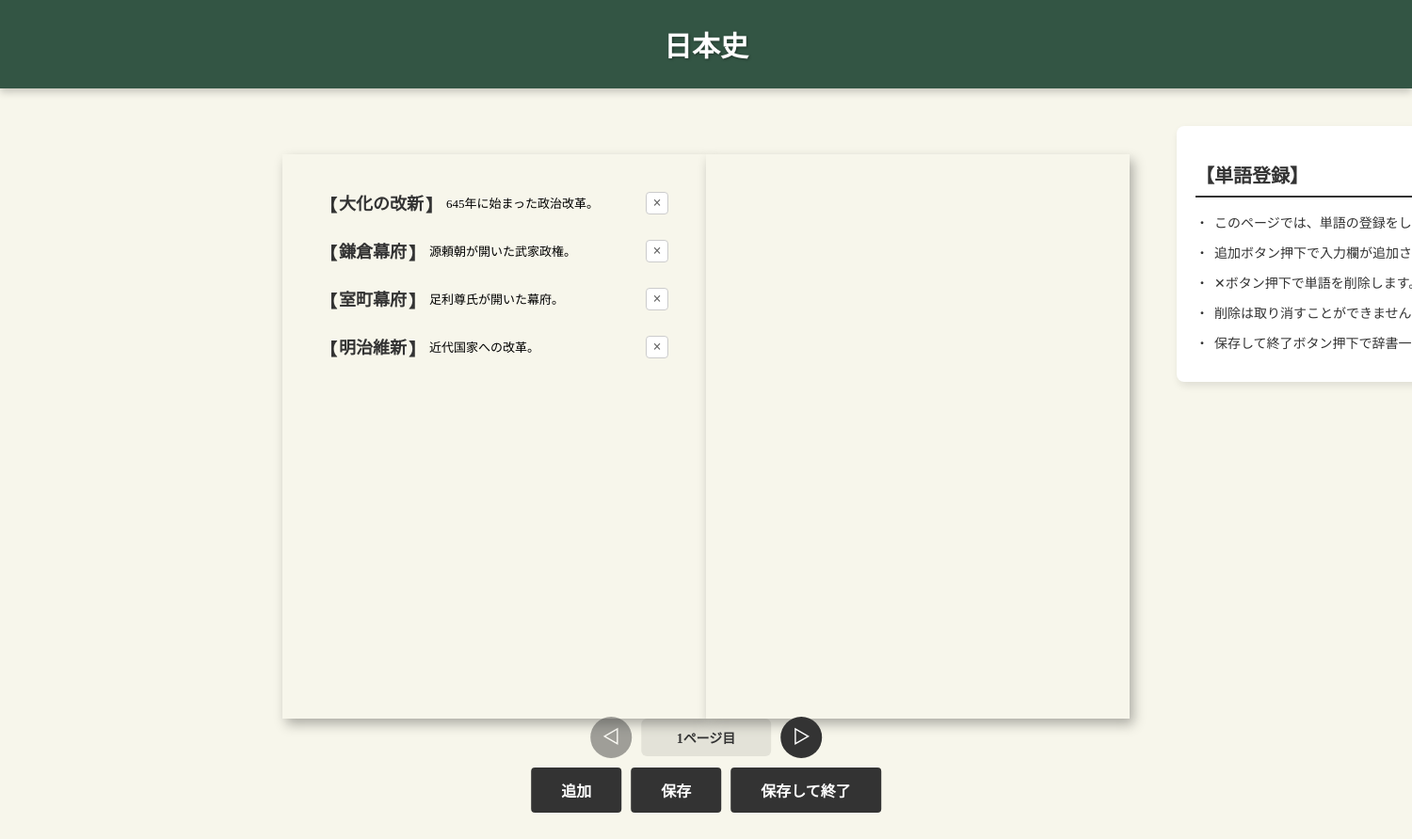
The app's page /add-words/6/0 with its own data.
### app/models.py (models this page shows, shortened)
class Dictionary(db.Model):
    __tablename__ = "dictionaries"
    id = db.Column(db.Integer, primary_key=True)
    title = db.Column(db.String(100))
    cover_color = db.Column(db.String(20))
    created_at = db.Column(db.DateTime, nullable=False, default=datetime.utcnow)
    updated_at = db.Column(db.DateTime, nullable=False, default=datetime.utcnow, onupdate=datetime.utcnow)
    is_favorite = db.Column(db.Boolean, nullable=False, default=False)

class Word(db.Model):
    __tablename__ = "words"
    id = db.Column(db.Integer, primary_key=True)
    word = db.Column(db.String(100))
    definition = db.Column(db.Text)
    line_count = db.Column(db.Integer)
    page_index = db.Column(db.Integer)
    dictionary_id = db.Column(db.Integer, db.ForeignKey("dictionaries.id", ondelete="CASCADE"), nullable=False)

### app/routes.py (the view)
@main.route('/add-words/<int:dictionary_id>/<int:page>')
def add_words(dictionary_id, page):
    dictionary = Dictionary.query.get(dictionary_id)
    if not dictionary:
        return redirect(url_for('main.index'))
    reflow_dictionary_words(dictionary_id)
    cover_color = dictionary.cover_color
    words = (Word.query
            .filter_by(dictionary_id=dictionary_id, page_index=page)
            .order_by(Word.id)
            .all())
    left_words = []
    right_words = []
    left_lines = 0
    right_lines = 0
    for word in words:
        lines = 1 + (word.line_count or 2)
        if left_lines + lines <= MAX_LINES_PER_PAGE:
            left_words.append(word)
            left_lines += lines
        elif right_lines + lines <= MAX_LINES_PER_PAGE:
            right_words.append(word)
            right_lines += lines
        else:
            right_words.append(word)
    return render_template('add_words.html',
                            dictionary=dictionary,
                            cover_color=cover_color,
                            page=page,
                            left_words=left_words,
                            right_words=right_words)

### app/routes.py (called while the page is built)
def reflow_dictionary_words(dictionary_id: int):
    words = Word.query.filter_by(dictionary_id=dictionary_id).order_by(Word.id).all()
    page_index = 0
    left_lines = 0
    right_lines = 0
    for word in words:
        lines = 1 + (word.line_count or 2)
        if left_lines + lines <= MAX_LINES_PER_PAGE:
            word.page_index = page_index
            left_lines += lines
        elif right_lines + lines <= MAX_LINES_PER_PAGE:
            word.page_index = page_index
            right_lines += lines
        else:
            page_index += 1
            left_lines = lines
            right_lines = 0
            word.page_index = page_index
    db.session.commit()

### app/templates/add_words.html (shortened to what this page needs)
<html lang="ja">
    <head>
        {% with title='単語登録' %}
            {% include 'head_css.html' %}
        {% endwith %}
    </head>
    <body>
        {% if dictionary %}
            <div class="dictionary-header"  style="background-color: {{ cover_color}};">
                <div class="dictionary-header-title">
                    {{ dictionary.title }}
                </div>
            </div>
            <div class="words-page-container">
                <div class="book-area">
                    <div class="page-left">
                        <div class="words-list" id="left-words-list">
                            {% for word in left_words %}
                                <div class="word-item" data-word-id="{{ word.id }}">
                                    <span class="bracket-open">【</span>
                                    <input type="text" class="word-input" value="{{ word.word }}" placeholder="単語" data-word-id="{{ word.id }}">
                                    <span class="bracket-close">】</span>
                                    <textarea class="definition-input" placeholder="意味" data-word-id="{{ word.id }}" rows="2">{{ word.definition }}</textarea>
                                    <button type="button" class="word-item-delete-btn" title="削除" aria-label="削除" data-word-id="{{ word.id }}">×</button>
                                </div>
                            {% endfor %}
                        </div>
                    </div>
                    <div class="page-right">
                    </div>
                </div>
                <div class="notice-section right">
                    <h2>【単語登録】</h2>
                    <ul>
                        <li>このページでは、単語の登録をします。</li>
                        <li>追加ボタン押下で入力欄が追加されます。</li>
                        <li>✕ボタン押下で単語を削除します。</li>
                        <li>削除は取り消すことができません。</li>
                        <li>保存して終了ボタン押下で辞書一覧へ遷移します。</li>
                    </ul>
                </div>
            </div>
            <div class="save-exit-container">
                <div class="action-row page-row">
                    <button type="button" id="prev-page-button" class="nav-button" title="前のページ" aria-label="前のページ" {% if page == 0 %}disabled{% endif %}>◁</button>
                    <div class="page-indicator">
                        {{ page + 1 }}ページ目
                    </div>
                    <button type="button" id="next-page-button" class="nav-button" title="次のページ" aria-label="次のページ">▷</button>
                </div>
                <div class="action-row main-row">
                    <button type="button" id="add-row-button">追加</button>
                    <button type="button" id="save-button">保存</button>
                    <button type="button" id="save-exit-button">保存して終了</button>
                </div>
            </div>
        {% else %}
            <p>辞書が見つかりませんでした。</p>
        {% endif %}
    </body>
</html>

### app/static/css/common.css (style rules this page uses)
body { background-color: #F7F6EB; margin: 0; padding: 0; overflow: hidden; }
body { font-family: 'Hiragino Mincho ProN', 'Hiragino Mincho Pro', 'ヒラギノ明朝 ProN', 'ヒラギノ明朝 Pro', 'Yu Mincho', '游明朝', 'MS 明朝', 'MS Mincho', serif; }
body { font-size: 14px; }
body { color: #333333; }
button { background-color: #333333; color: #ffffff; padding: 10px 20px; border-radius: 5px; border: none; cursor: pointer; font-family: 'Hiragino Mincho ProN', 'Hiragino Mincho Pro', 'ヒラギノ明朝 ProN', 'ヒラギノ明朝 Pro', 'Yu Mincho', '游明朝', 'MS 明朝', 'MS Mincho', serif; font-size: 14px; font-weight: bold; text-align: center; }

### records on screen
Dictionary: title "日本史"
Word: word "大化の改新", id "645年に始まった政治改革。"
Word: word "鎌倉幕府", id "源頼朝が開いた武家政権。"
Word: word "室町幕府", id "足利尊氏が開いた幕府。"
Word: word "明治維新", id "近代国家への改革。"

### other values on screen
{{ page + 1 }} "1"
